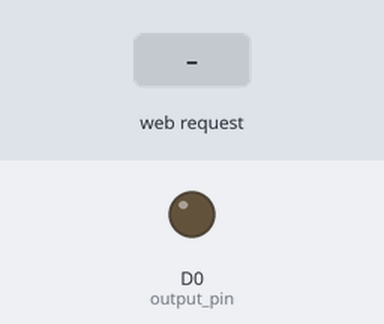
Bench run of a sketch on a simulated ESP8266 (NodeMCU). Parts: output pins drawn as LEDs (lit = HIGH). The inputs (shaded band) are chosen by the test bench. WiFi joins after 1.5 s; servers stay silent unless stated; what the sketch prints to the serial monitor is not drawn.

Above: at 2.7 s.
2.8 s: HTTP request GET /off received
At 3.3 s:
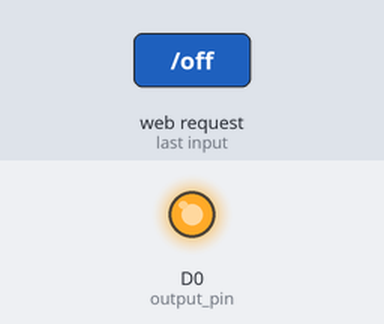
4.3 s: HTTP request GET /on received
At 5.7 s:
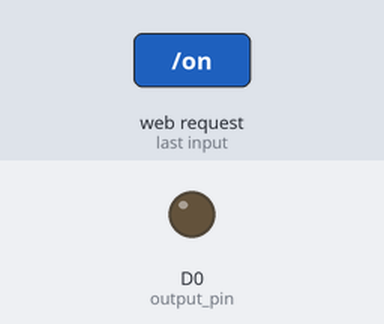
Timing chart, 0 to 7.3 s (numbered marks = the images above; inputs shaded):
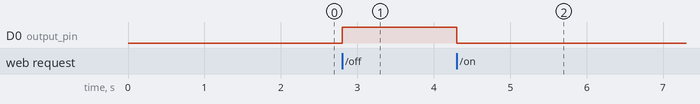

The sketch:

lamp_control_progmem.ino.ino
```cpp
// (licence header left out)
// Required libraries
#include <ESP8266WiFi.h>

// WiFi parameters
const char* ssid = "aula-ic3";
const char* password = "iotic@2019";
const char PROGMEM PAGE_root[] = R"=====(
HTTP/1.1 200 OK
Content-Type: text/html


<head>
<meta http-equiv="refresh" content="2" >
<meta name="viewport" content="width=device-width, initial-scale=1">
<script src="https://ajax.googleapis.com/ajax/libs/jquery/1.12.4/jquery.min.js"></script>
<link rel="stylesheet" href="https://maxcdn.bootstrapcdn.com/bootstrap/3.3.4/css/bootstrap.min.css">
</head>
<div class="container">
<h1>Relay Control</h1>
<div class="row">
<div class="col-md-2"><input class="btn btn-block btn-lg btn-primary" type="button" value="Off" onclick="off()"></div>
<div class="col-md-2"><input class="btn btn-block btn-lg btn-danger" type="button" value="On" onclick="on()"></div>
</div></div>
<script>function on() {$.get("/on");}</script>
<script>function off() {$.get("/off");}</script>
)=====";
/*
<meta http-equiv="refresh" content="2">
<meta http-equiv="Cache-Control" content="no-cache, no-store, must-revalidate"/>
<meta http-equiv="Pragma" content="no-cache"/>
<meta http-equiv="Expires" content="0"/>
*/
// Create an instance of the server
WiFiServer server(80);

// Pin
int output_pin = D0;
String s;
void setup() {

  // Start Serial
  Serial.begin(115200);
  delay(10);
  pinMode(output_pin, OUTPUT);
  digitalWrite(output_pin, 0);  //test with led  initially On

  // Connect to WiFi network
  Serial.println();
  Serial.println();
  Serial.print("Connecting to ");
  Serial.println(ssid);

  WiFi.begin(ssid, password);

  while (WiFi.status() != WL_CONNECTED) {
    delay(500);
    Serial.print(".");
  }
  Serial.println("");
  Serial.println("WiFi connected");

  // Start the server
  server.begin();
  Serial.println("Server started");

  // Print the IP address
  Serial.println(WiFi.localIP());
}

void loop() {

  // Check if a client has connected
  WiFiClient client = server.available();
  if (!client) {
    return;
  }

  // Wait until the client sends some data
  Serial.println("new client");
  while(!client.available()){
    delay(1);
  }
  // Prepare the response
  s=PAGE_root;   // copies html page to String s

  // Read the first line of the request
  String req = client.readStringUntil('\r');
  Serial.println(req);
  client.flush();

  // Match the request    // Note: no match when page is loaded!
  if (req.indexOf("/on") != -1){
    digitalWrite(output_pin, 0);
    Serial.println("Pressed ON");
    }
  else if (req.indexOf("/off") != -1) {
    digitalWrite(output_pin, 1);
    Serial.println("Pressed OFF");
    }
  // Send the response to the client
  client.print(s);
  // delay(10);
 // Serial.println("Client disconnected");

  // The client will actually  disconnect
  // when the function returns and 'client' object is detroyed
}
```

Measured:
- after the input at 2.8 s, D0 (output_pin): LOW → HIGH at once
- after the input at 4.3 s, D0 (output_pin): HIGH → LOW at once
